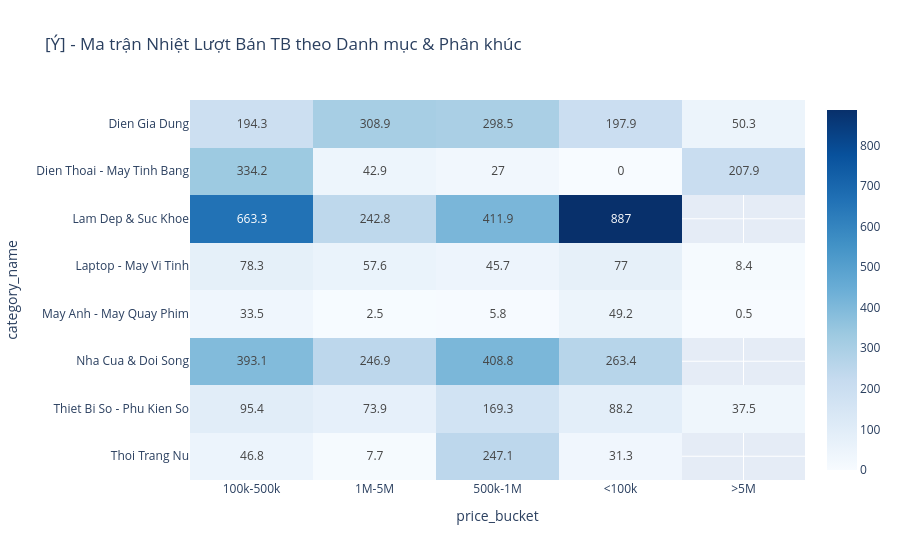

The notebook cell saved with this chart:
### Markdown cell above
### Phân tích chi tiết Mục tiêu 1
Để xác định "mức giá ngọt" một cách đáng tin cậy, ta không chỉ nhìn qua Bar Chart mà cần xem xét Bảng Pivot thống kê kết hợp 2 yếu tố cốt lõi:
- **`Số_Lượng_SP` (Nguồn cung):** Cho biết có bao nhiêu mã sản phẩm đang cùng cạnh tranh trong phân khúc đó. Nếu một phân khúc bán rất chạy nhưng chỉ có 1-2 người đăng bán (số lượng SP lẻ tẻ) thì đó có thể là do may mắn hoặc cá biệt, không mang tính xu hướng chung của thị trường.
- **`Lượt_Bán_TB` (Sức hút/Nhu cầu):** Lượt trung bình bán ra của mỗi sản phẩm trong nhóm, phản ánh đúng "điểm ngọt" về giá mà khách hàng dễ xuống tiền nhất.

Những kết quả chính:
1. **TOP 3 TỪNG NGÀNH HÀNG:** Khai thác sát vào tiêu chí "ít nhất 3 phân khúc cho mỗi danh mục" trong mục tiêu SMART. Bảng này giúp ta bóc tách cụ thể ngành hàng Mẹ & Bé cần bán giá nào, trong khi ngành Điện Thoại thì bán mức giá nào là tốt nhất!
2. Kế tiếp đó, **Ma trận nhiệt (Heatmap)** sẽ trực quan hóa toàn bộ bức tranh này bằng dải màu đậm nhạt. Càng đậm nghĩa là giá đó ở ngành hàng đó càng dễ được mua.

### Code cell
# Bảng tóm tắt: Đếm số lượng sản phẩm và Lượt bán TB theo mỗi Danh Mục (Tên) thay vì Mã x mức giá
stats_1 = df_clean.groupby(['category_name', 'price_bucket']).agg(
    Số_Lượng_SP=('product_id', 'count'),
    Lượt_Bán_TB=('sold_count', 'mean')
).reset_index()

stats_1['Lượt_Bán_TB'] = stats_1['Lượt_Bán_TB'].round(1)

# Sắp xếp phân khúc "Điểm ngọt" (Lượt bán cao nhất)
sweet_spots = stats_1.sort_values(by='Lượt_Bán_TB', ascending=False).reset_index(drop=True)

# ĐÁP ỨNG TIÊU CHÍ SMART (M): Lấy ra Top 3 phân khúc giá tốt nhất cho *MỖI* ngành hàng 
top_3_per_cat = sweet_spots.groupby('category_name').head(3).reset_index(drop=True)
top_3_per_cat.index = top_3_per_cat.index + 1
print("🎯 TOP 3 PHÂN KHÚC TỐT NHẤT THEO *TỪNG* NGÀNH HÀNG (Đáp ứng tiêu chí Đo lường của Mục tiêu 1):")
display(top_3_per_cat)

# Ma trận nhiệt biểu diễn Lượt bán trung bình
pivot_df = sweet_spots.pivot(index="category_name", columns="price_bucket", values="Lượt_Bán_TB")
fig_heat = px.imshow(pivot_df, text_auto=True, aspect="auto", 
                     title="[Ý] - Ma trận Nhiệt Lượt Bán TB theo Danh mục & Phân khúc",
                     color_continuous_scale='Blues')
fig_heat.show()

### Figure 1 — Plotly figure (JSON) as saved in the notebook; plotly's stock layout.template omitted (floating-point values rounded to 4 significant figures)
{"data": [{"coloraxis": "coloraxis", "hovertemplate": "price_bucket: %{x}<br>category_name: %{y}<br>color: %{z}<extra></extra>", "name": "0", "texttemplate": "%{z}", "type": "heatmap", "x": ["100k-500k", "1M-5M", "500k-1M", "<100k", ">5M"], "xaxis": "x", "y": ["Dien Gia Dung", "Dien Thoai - May Tinh Bang", "Lam Dep & Suc Khoe", "Laptop - May Vi Tinh", "May Anh - May Quay Phim", "Nha Cua & Doi Song", "Thiet Bi So - Phu Kien So", "Thoi Trang Nu"], "yaxis": "y", "z": [[194.3, 308.9, 298.5, 197.9, 50.3], [334.2, 42.9, 27.0, 0.0, 207.9], [663.3, 242.8, 411.9, 887.0, NaN], [78.3, 57.6, 45.7, 77.0, 8.4], [33.5, 2.5, 5.8, 49.2, 0.5], [393.1, 246.9, 408.8, 263.4, NaN], [95.4, 73.9, 169.3, 88.2, 37.5], [46.8, 7.7, 247.1, 31.3, NaN]]}], "layout": {"coloraxis": {"colorscale": [[0, "rgb(247,251,255)"], [0.125, "rgb(222,235,247)"], [0.25, "rgb(198,219,239)"], [0.375, "rgb(158,202,225)"], [0.5, "rgb(107,174,214)"], [0.625, "rgb(66,146,198)"], [0.75, "rgb(33,113,181)"], [0.875, "rgb(8,81,156)"], [1, "rgb(8,48,107)"]]}, "title": {"text": "[Ý] - Ma trận Nhiệt Lượt Bán TB theo Danh mục & Phân khúc"}, "xaxis": {"anchor": "y", "domain": [0, 1], "title": {"text": "price_bucket"}}, "yaxis": {"anchor": "x", "autorange": "reversed", "domain": [0, 1], "title": {"text": "category_name"}}}}
